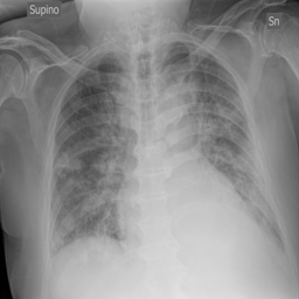
#> input picture Exploration_DataViz/COVID/COVID-10.png, 299 x 299 px, given in place of COVID-4.png, which was not available
$ jupyter execute --allow-errors Exploration_DataViz.ipynb   (text cells are left out)
#> lines starting #> are read from the running program, lines starting #| are printed output that depends on the picture; pictures that were not available may be replaced by others from this repository, and a replacement may not be noted
[cell 1]
import pandas as pd
import numpy as np

import matplotlib.pyplot as plt
import seaborn as sns
import plotly.graph_objs as go

from PIL import Image, ImageChops
import os
import random
from scipy.stats import f_oneway, levene, shapiro, kruskal
from statsmodels.stats.multicomp import pairwise_tukeyhsd
from skimage import io, color, transform
from skimage.transform import resize
import shutil


from sklearn.preprocessing import MinMaxScaler

#> (a cell that did not finish here is left out)

#> (a cell that did not finish here is left out)

#> (a cell that did not finish here is left out)

#> (a cell that did not finish here is left out)

#> (a cell that did not finish here is left out)

#> (a cell that did not finish here is left out)

#> (a cell that did not finish here is left out)

[cell 9]
# Définir les couleurs personnalisées
colors = ['salmon', 'mediumseagreen','peachpuff', 'orange']

# Trier les données par ordre décroissant du nombre d'URLs uniques
#> (the rest of this cell did not finish here and is left out)

[cell 10]
directories = {
    "COVID": "/Volumes/VALENTINE/Projet_Datascientest/COVID-19_Radiography_Dataset/COVID/images",
    "NORMAL": "/Volumes/VALENTINE/Projet_Datascientest/COVID-19_Radiography_Dataset/Normal/images",
    "lung_opacity": "/Volumes/VALENTINE/Projet_Datascientest/COVID-19_Radiography_Dataset/Lung_Opacity/images",
    "viral_pneumonia": "/Volumes/VALENTINE/Projet_Datascientest/COVID-19_Radiography_Dataset/Viral_Pneumonia/images"
}

# Définir les couleurs personnalisées
colors = ['mediumseagreen', 'peachpuff', 'salmon', 'orange']

# Fonction pour compter le nombre d'images dans un répertoire
def count_images(directory):
    return len([name for name in os.listdir(directory) if os.path.isfile(os.path.join(directory, name))])

# Compter le nombre d'images dans chaque catégorie
image_counts = {category: count_images(directory) for category, directory in directories.items()}

# Trier les catégories par nombre d'images (ordre décroissant)
sorted_categories = sorted(image_counts, key=image_counts.get, reverse=True)
sorted_counts = [image_counts[category] for category in sorted_categories]

# Créer le diagramme en barres avec les couleurs personnalisées
fig = go.Figure(data=[go.Bar(
    x=sorted_categories, y=sorted_counts,
    text=sorted_counts, textposition='auto',
    marker_color=colors
)])

# Mettre en forme le graphique
fig.update_layout(title='Number of images per sample type',
                  xaxis=dict(title=''),
                  yaxis=dict(title='Count of images'))

# Afficher le graphique
fig.show()

[cell 11]
# Charger une image
image_path = "/Volumes/VALENTINE/Projet_Datascientest/COVID-19_Radiography_Dataset/COVID/images/COVID-4.png"
image = Image.open(image_path).convert("L")  # Convertir en niveaux de gris
#> image is the input picture: PIL image 299x299 L; min 0, max 227, mean 141.4

# Afficher l'image
plt.figure(figsize=(8, 4))
plt.subplot(1, 2, 1)
plt.imshow(image, cmap='gray')
plt.title('Image')


# Afficher l'histogramme
plt.subplot(1, 2, 2)
plt.hist(image.getdata(), bins=256, color='black', alpha=0.7)
plt.title('Histogramme de niveaux de gris')
plt.xlabel('Niveau de gris')
plt.ylabel('Nombre de pixels')

plt.show()
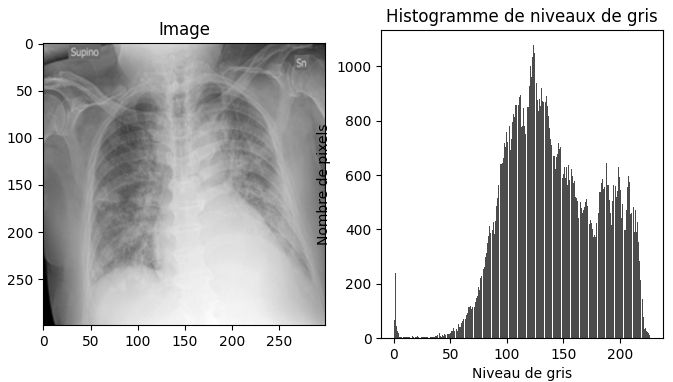
#> figure drawn by matplotlib, 2 panels; panel 2: tallest bar 1080 high, from x = 123.3 to 124.1
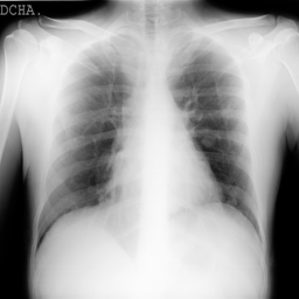
#> input picture Exploration_DataViz/COVID/COVID-1000.png, 299 x 299 px, found by its file name
#> further down, image is the input picture: PIL image 299x299 L; min 0, max 252, mean 162.8

[cell 12]
# Chemin vers les répertoires contenant les images de chaque catégorie
directories = {
    "COVID": "/Users/Mac/Desktop/DataScientest/Projet_Datascientest/Exploration_DataViz/COVID",
    "NORMAL": "/Users/Mac/Desktop/DataScientest/Projet_Datascientest/Exploration_DataViz/NORMAL",
    "lung_opacity": "/Users/Mac/Desktop/DataScientest/Projet_Datascientest/Exploration_DataViz/lung_opacity",
    "viral_pneumonia": "/Users/Mac/Desktop/DataScientest/Projet_Datascientest/Exploration_DataViz/viral_pneumonia"
}

# Création de la figure
plt.figure(figsize=(10, 10))

# Parcourir les répertoires et afficher quatre images aléatoires de chaque catégorie
#> (the rest of this cell did not finish here and is left out)

[cell 13]
# Fonction pour créer un histogramme de niveaux de gris
def plot_grayscale_histogram(image_path, ax):
    # Charger l'image en niveaux de gris
    image = Image.open(image_path).convert("L")
    # Calculer l'histogramme des niveaux de gris
    histogram = image.histogram()
#> histogram = 256 values, max 5529 at index 0, min 0 at index 253, mean 349.2
    # Afficher l'histogramme
    ax.plot(histogram, color='black')
    ax.set_xlabel("Grey levels")
    ax.set_ylabel("Count of pixels")
    ax.set_ylim(0, 2500)
    ax.set_xlim(1, 250) #on le fait commencer à 1 car il y a beaucoup de pixels qui ont 0 pour valeur de gris

    ax.grid(True)

# Chemin vers les répertoires contenant les images de chaque catégorie
directories = {
    "COVID": "/Users/Mac/Desktop/DataScientest/Projet_Datascientest/Exploration_DataViz/COVID",
    "NORMAL": "/Users/Mac/Desktop/DataScientest/Projet_Datascientest/Exploration_DataViz/NORMAL",
    "lung_opacity": "/Users/Mac/Desktop/DataScientest/Projet_Datascientest/Exploration_DataViz/lung_opacity",
    "viral_pneumonia": "/Users/Mac/Desktop/DataScientest/Projet_Datascientest/Exploration_DataViz/viral_pneumonia"
}

# Création de la figure
fig, axs = plt.subplots(4, 4, figsize=(12, 12))

# Parcourir les répertoires et afficher les histogrammes de niveaux de gris de quatre images aléatoires de chaque catégorie
#> (the rest of this cell did not finish here and is left out)

[cell 14]
# Définir une palette de couleurs avec quatre couleurs
colors = ['salmon', 'peachpuff', 'mediumseagreen', 'orange']

# Fonction pour créer un boxplot de niveaux de gris avec une couleur spécifique pour chaque catégorie
def plot_grayscale_boxplot(image_path, ax, color):
    # Charger l'image en niveaux de gris
#> called with color = 'salmon'
    image = Image.open(image_path).convert("L")
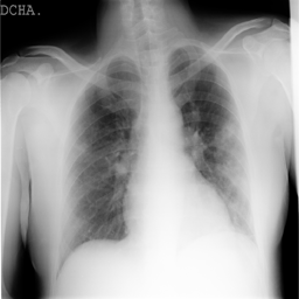
#> input picture Exploration_DataViz/COVID/COVID-100.png, 299 x 299 px, found by its file name
#> image is the input picture: PIL image 299x299 L; min 0, max 255, mean 152.9
    # Récupérer les niveaux de gris
    grayscale_values = list(image.getdata())
#> grayscale_values = 89401 items
    # Afficher le boxplot avec une couleur spécifique
    sns.boxplot(y=grayscale_values, ax=ax, orient='h', color=color)
    ax.set_ylabel("Grey levels")
    ax.set_xlabel("")

# Chemin vers les répertoires contenant les images de chaque catégorie
directories = {
    "COVID": "/Users/Mac/Desktop/DataScientest/Projet_Datascientest/Exploration_DataViz/COVID",
    "NORMAL": "/Users/Mac/Desktop/DataScientest/Projet_Datascientest/Exploration_DataViz/NORMAL",
    "lung_opacity": "/Users/Mac/Desktop/DataScientest/Projet_Datascientest/Exploration_DataViz/lung_opacity",
    "viral_pneumonia": "/Users/Mac/Desktop/DataScientest/Projet_Datascientest/Exploration_DataViz/viral_pneumonia"
}

# Création de la figure
fig, axs = plt.subplots(4, 4, figsize=(12, 12))

# Parcourir les répertoires et afficher les boxplots de niveaux de gris de quatre images aléatoires de chaque catégorie
#> (the rest of this cell did not finish here and is left out)

[cell 15]
#On récupère les valeurs de niveaux de gris et on les stocke dans des listes

# Chemin vers les répertoires contenant les images de chaque catégorie
directories = {
    "COVID": "/Volumes/VALENTINE/Projet_Datascientest/COVID-19_Radiography_Dataset/COVID/images",
    "NORMAL": "/Volumes/VALENTINE/Projet_Datascientest/COVID-19_Radiography_Dataset/Normal/images",
    "lung_opacity": "/Volumes/VALENTINE/Projet_Datascientest/COVID-19_Radiography_Dataset/Lung_Opacity/images",
    "viral_pneumonia": "/Volumes/VALENTINE/Projet_Datascientest/COVID-19_Radiography_Dataset/Viral_Pneumonia/images"
}

# Fonction pour récupérer les niveaux de gris d'une image
def get_grayscale_values(image_path):
    # Charger l'image et la convertir en niveaux de gris
    image = Image.open(image_path).convert("L")
    # Récupérer les niveaux de gris
    grayscale_values = list(image.getdata())
#> grayscale_values = 89401 items
    return grayscale_values


# Listes pour stocker les niveaux de gris de chaque catégorie
grayscale_values_covid = []
grayscale_values_normal = []
grayscale_values_lung_opacity = []
grayscale_values_viral_pneumonia = []

# Parcourir les répertoires et récupérer les niveaux de gris de chaque image
for category, directory in directories.items():
    # Lister les fichiers dans le répertoire
    files = os.listdir(directory)
    # Récupérer les niveaux de gris de chaque image
    for file in files:
        # Construire le chemin d'accès complet de l'image
        image_path = os.path.join(directory, file)
        # Récupérer les niveaux de gris de l'image
        grayscale_values = get_grayscale_values(image_path)
#> grayscale_values = 89401 items
        # Ajouter les niveaux de gris à la liste correspondante en fonction de la catégorie
        if category == "COVID":
            grayscale_values_covid.extend(grayscale_values)
        elif category == "NORMAL":
            grayscale_values_normal.extend(grayscale_values)
        elif category == "lung_opacity":
            grayscale_values_lung_opacity.extend(grayscale_values)
        elif category == "viral_pneumonia":
            grayscale_values_viral_pneumonia.extend(grayscale_values)

# Vérification
print("Nombre de niveaux de gris pour la catégorie COVID :", len(grayscale_values_covid))
print("Nombre de niveaux de gris pour la catégorie NORMAL :", len(grayscale_values_normal))
print("Nombre de niveaux de gris pour la catégorie lung_opacity :", len(grayscale_values_lung_opacity))
print("Nombre de niveaux de gris pour la catégorie viral_pneumonia :", len(grayscale_values_viral_pneumonia))

[cell 16]
#Comme les 4 arrays sont de tailles différents, on crée une fonction qui sélectionne
#aléatoirement un nombre de valeurs équivalent au plus petit des quatre tableaux et les utilisera pour créer un DataFrame avec ces valeurs.

'''
def generate_random_dataframe(array1, array2, array3, array4):
    # Sélectionner le nombre minimum de valeurs parmi les quatre listes
    min_length = min(len(array1), len(array2), len(array3), len(array4))

    # Sélectionner aléatoirement des indices pour chaque liste
    random_indices = np.random.choice(min_length, min_length, replace=False)

    # Sélectionner les valeurs correspondantes à ces indices pour chaque liste
    selected_values = {
        'COVID': [array1[i] for i in random_indices],
        'NORMAL': [array2[i] for i in random_indices],
        'lung_opacity': [array3[i] for i in random_indices],
        'viral_pneumonia': [array4[i] for i in random_indices]
    }

    # Créer le DataFrame
    data = pd.DataFrame(selected_values)

    return data

generate_random_dataframe(grayscale_values_covid, grayscale_values_normal, grayscale_values_lung_opacity, grayscale_values_viral_pneumonia)
'''


#Cette fonction prend beaucoup de temps à s'exécuter et consomme beaucoup. Du coup on va simplement sélectionner 50 entrées au hasard pour chaque array

[cell 17]
min_length = min(len(grayscale_values_covid), len(grayscale_values_normal), len(grayscale_values_lung_opacity), len(grayscale_values_viral_pneumonia))
random_indices = np.random.choice(min_length, 50, replace=False)
selected_values = {
        'COVID': [grayscale_values_covid[i] for i in random_indices],
        'NORMAL': [grayscale_values_normal[i] for i in random_indices],
        'lung_opacity': [grayscale_values_lung_opacity[i] for i in random_indices],
        'viral_pneumonia': [grayscale_values_viral_pneumonia[i] for i in random_indices]
    }
data = pd.DataFrame(selected_values)

[cell 18]
# Test de Levene pour l'homoscédasticité
levene_statistic, levene_pvalue = levene(data['COVID'], data['NORMAL'], data['lung_opacity'], data['viral_pneumonia'])
print("Test de Levene pour l'homoscédasticité - Statistique :", levene_statistic)
print("P-valeur :", levene_pvalue)

# Test de Shapiro-Wilk pour la normalité des données
shapiro_statistic, shapiro_pvalue = shapiro(data.stack())
print("Test de Shapiro-Wilk pour la normalité des données - Statistique :", shapiro_statistic)
print("P-valeur :", shapiro_pvalue)

# Si les hypothèses sont satisfaites, effectuer l'ANOVA
if levene_pvalue > 0.05 and shapiro_pvalue > 0.05:
    # ANOVA
    anova_result = f_oneway(data['COVID'], data['NORMAL'], data['lung_opacity'], data['viral_pneumonia'])
    print("\nTest ANOVA - Statistique :", anova_result.statistic)
    print("P-valeur :", anova_result.pvalue)

    # Test de Tukey pour les comparaisons multiples
    tukey_result = pairwise_tukeyhsd(data.stack(), data.index.get_level_values(1))
    print("\nTest de Tukey pour les comparaisons multiples :\n", tukey_result)

else:
    # Test de Kruskal-Wallis
    kruskal_result = kruskal(data['COVID'], data['NORMAL'], data['lung_opacity'], data['viral_pneumonia'])
    print("Test de Kruskal-Wallis - Statistique :", kruskal_result.statistic)
    print("P-valeur :", kruskal_result.pvalue)

[cell 19]
# Charger l'image radiographique et le masque

image = Image.open('/Users/Mac/Desktop/DataScientest/Projet_Datascientest/Exploration_DataViz/COVID/COVID-1.png')
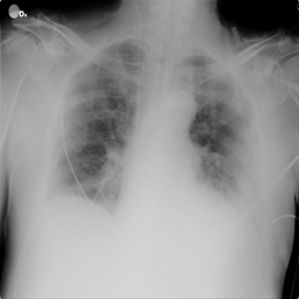
#> input picture Exploration_DataViz/COVID/COVID-1.png, 299 x 299 px, found by its file name
#> image is the input picture: PIL image 299x299 L; min 0, max 255, mean 145.9
mask = Image.open('/Users/Mac/Desktop/DataScientest/Projet_Datascientest/Exploration_DataViz/COVID-1.png')

#Redimensionner le masque à la même taille que l'image
mask = mask.resize(image.size, resample=Image.Resampling.BILINEAR)

# Convertir les images en tableaux numpy
image_np = np.array(image)
mask_np = np.array(mask)

#Le masque a trois canaux alors que l'image en a 2, du coup on leur donne le même nombre de canaux
image_np = np.stack((image_np,) * 3, axis=-1)

# Appliquer le masque sur l'image
#> (the rest of this cell did not finish here and is left out)
